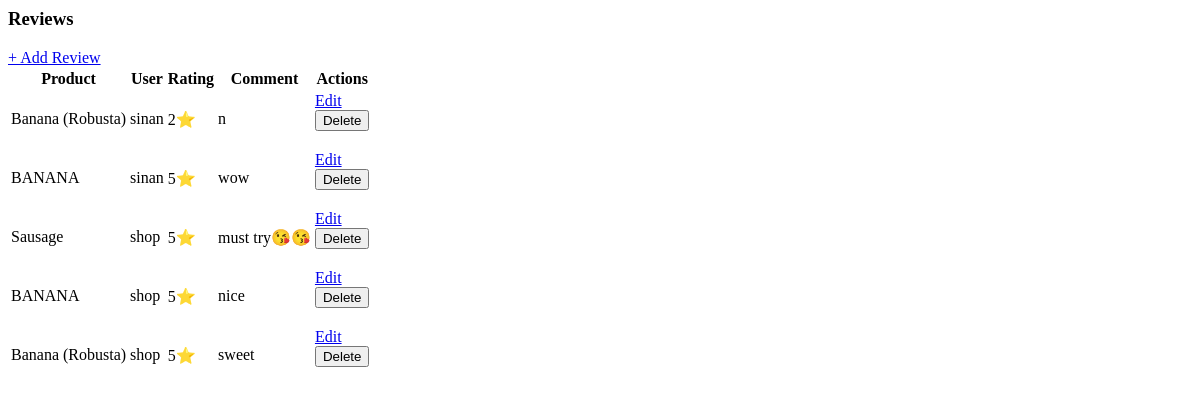
/dashboard/reviews/ (signed in), run on an earlier commit of the app's database.
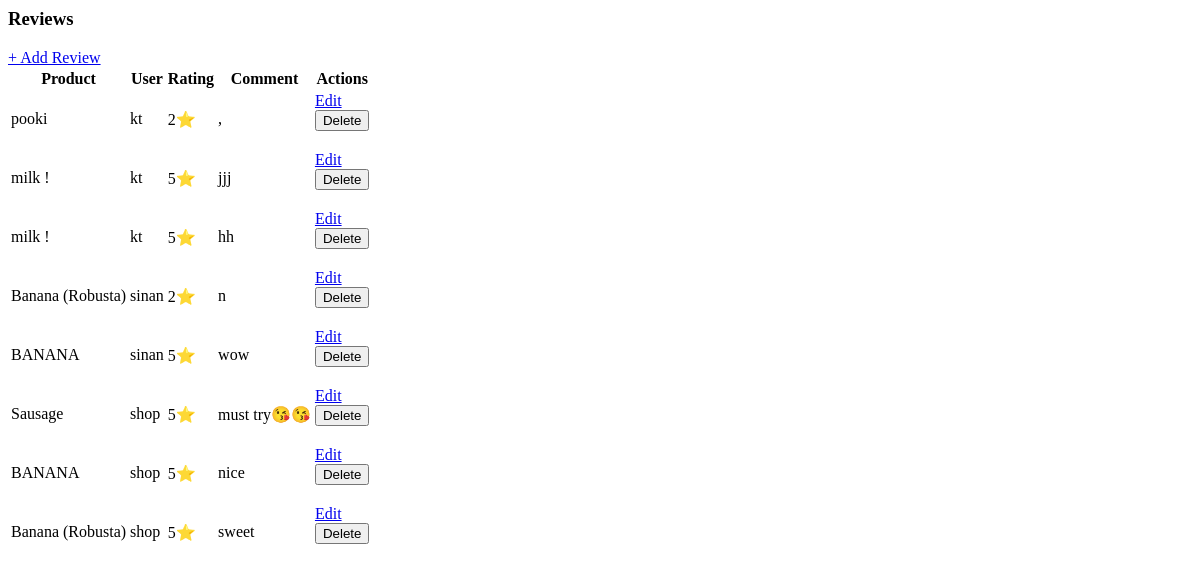
And on a later commit of the database.
### shop/models.py (models this page shows, shortened)
class Review(models.Model):
    product = models.ForeignKey(Product, on_delete=models.CASCADE, related_name='reviews')
    user = models.ForeignKey(User, on_delete=models.CASCADE)
    rating = models.PositiveSmallIntegerField(choices=[(i, i) for i in range(1, 6)])
    comment = models.TextField(blank=True)
    created_at = models.DateTimeField(auto_now_add=True)

class Product(models.Model):
    category = models.ForeignKey(Category, on_delete=models.CASCADE, related_name='products')
    name = models.CharField(max_length=255)
    slug = models.SlugField(unique=True ,blank=True)
    description = models.TextField()
    price = models.DecimalField(max_digits=10, decimal_places=2)
    discount_price = models.DecimalField(max_digits=10, decimal_places=2, null=True, blank=True)
    image = models.ImageField(upload_to='products/')
    is_featured = models.BooleanField(default=False)
    sold_count = models.PositiveIntegerField(default=0)
    created_at = models.DateTimeField(auto_now_add=True)
    views = models.PositiveIntegerField(default=1)
    available = models.BooleanField(default=True)
    stock = models.PositiveIntegerField(default=0)

### dashboard/views.py (the view)
# urls.py: path('reviews/', views.review_list, name='review_list'),
@staff_member_required
def review_list(request):
    reviews = Review.objects.all().order_by('-created_at')
    return render(request, 'dashboard/review_list.html', {'reviews': reviews})

### shop/context_processors.py (called while the page is built)
def wishlist_context(request):
    wishlist_count = 0
    if request.user.is_authenticated:
        wishlist_count = Wishlist.objects.filter(user=request.user).count()
    return {'wishlist_items_count': wishlist_count}

### dashboard/templates/dashboard/review_list.html (shortened to what this page needs)
<h3>Reviews</h3>
<a href="{% url 'dashboard:review_add' %}" class="btn btn-success btn-sm mb-2">+ Add Review</a>
<table class="table table-striped">
    <thead>
        <tr>
            <th>Product</th>
            <th>User</th>
            <th>Rating</th>
            <th>Comment</th>
            <th>Actions</th>
        </tr>
    </thead>
    <tbody>
    {% for review in reviews %}
        <tr>
            <td>{{ review.product.name }}</td>
            <td>{{ review.user.username }}</td>
            <td>{{ review.rating }}⭐</td>
            <td>{{ review.comment|truncatechars:50 }}</td>
            <td>
                <a href="{% url 'dashboard:review_edit' review.id %}" class="btn btn-warning btn-sm">Edit</a>
                <form action="{% url 'dashboard:review_delete' review.id %}" method="post" class="d-inline">
                    <button type="submit" class="btn btn-danger btn-sm">Delete</button>
                </form>
            </td>
        </tr>
    {% empty %}
        <tr>
            <td colspan="5" class="text-center text-muted">No reviews found</td>
        </tr>
    {% endfor %}
    </tbody>
</table>

What changed in the data, as far as the page shows it:
added Review: product.name "pooki", user.username "kt", rating "2", comment ","
added Review: product.name "milk !", user.username "kt", rating "5", comment "jjj"
added Review: product.name "milk !", user.username "kt", rating "5", comment "hh"
